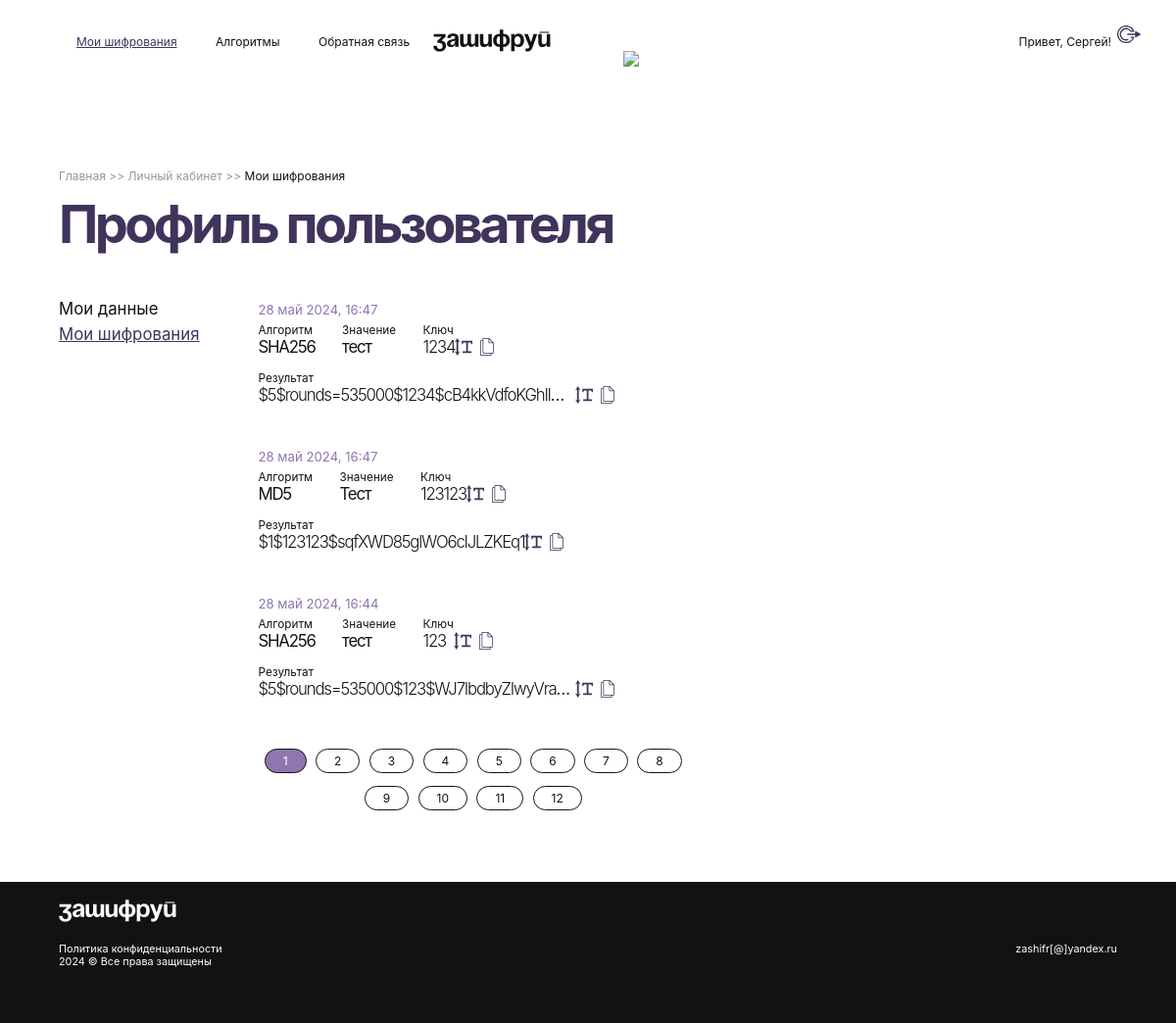
/account/encrypts (signed in), run on the app's committed database.
### main/models.py (models this page shows, shortened)
class ModelUser(AbstractUser):
    is_activated = models.BooleanField(default=True, db_index=True, verbose_name='Активирован')
    send_messages = models.BooleanField(default=True, verbose_name='Получать оповещения')
    privacy = models.BooleanField(blank=False, null=True, verbose_name='Политика конфиденциальности',
                                  error_messages='Чтобы пройти регистраницию, необходимо принять политику конфиденциальности.')
    class Meta(AbstractUser.Meta):
        verbose_name = 'Пользователь'
        verbose_name_plural = 'Пользователи'
        ordering = ['-last_login']

class Encrypts(models.Model):
    user = models.ForeignKey(ModelUser, on_delete=models.CASCADE, verbose_name='Автор', blank=True, null=True)
    algorithm = models.ForeignKey(Algorithms, on_delete=models.CASCADE, related_name='Алгоритм', verbose_name='Алгоритм')
    before = models.CharField(max_length=60, verbose_name='Значение')
    result = models.TextField(verbose_name='Результат')
    key = models.TextField(verbose_name='Ключ')
    created = models.DateTimeField(auto_now_add=True, db_index=True, verbose_name='Создан')
    class Meta:
        ordering = ('-created',)
        verbose_name = 'Шифрование'
        verbose_name_plural = 'Шифрования'

class Algorithms(models.Model):
    sort = models.CharField(max_length=2, blank=True, null=True, verbose_name='Сортировка')
    active = models.BooleanField(default=True, verbose_name='Активен')
    method = models.ForeignKey(Methods, on_delete=models.CASCADE, related_name='Метод', verbose_name='Метод')
    title = models.CharField(max_length=60, verbose_name='Название')
    description = models.TextField(verbose_name='Описание', blank=True, null=True)
    created = models.DateTimeField(auto_now_add=True, db_index=True, verbose_name='Создан')
    class Meta:
        ordering = ('sort', 'title',)
        verbose_name = 'Алгоритм'
        verbose_name_plural = 'Алгоритмы'

### main/views.py (the view)
# urls.py: path('account/encrypts', EncryptsView.as_view(), name='encrypts'),
class EncryptsView(ListView):
    template_name = 'users/encrypts.html'
    context_object_name = 'encrypts'
    paginate_by = 3
    def get_queryset(self, **kwargs):
        return Encrypts.objects.filter(user_id=self.request.user.pk)

### templates/users/encrypts.html (shortened to what this page needs)
{% extends 'layout/basic.html' %}
{% load static %}
{% block content %}
    {% block breadcrumbs %}
        <nav><a href="{% url 'main:index' %}">Главная</a> <span>>></span> <a href="{% url 'main:profile' %}">Личный кабинет</a> <span>>></span> Мои шифрования</nav>
    {% endblock %}
        <h1>Профиль пользователя</h1>
        <br /><br /><br /><br />
        <div class="dtable">
            <div class="drow">
                <div class="dcell dleft">
                    {% include 'includes/profile_menu.html' %}
                </div>
                <div class="dcell drght">
                {% if user.is_authenticated %}
                    {% for encrypt in encrypts %}
                    <aside>
                        <p>{{encrypt.created|date:'d b Y, H:i'}}</p>
                        <ul>
                            <li><span>Алгоритм</span>{{encrypt.algorithm.title}}</li>
                            <li><span>Значение</span>{{encrypt.before}}</li>
                            {% if encrypt.key %} <li class="encrypt-key"><span>Ключ</span><b class="result">{{encrypt.key}}</b> </li> {% endif %}
                            <li class="encrypt-result"><span>Результат</span><b class="result">{{encrypt.result}}</b> </li>
                        </ul>
                    </aside>
                    {% endfor %}
                    <br /><br />
                        <ul class="pages">
                            {% for p in paginator.page_range %}
                                <li><a href="?page={{ p }}">{{ p }}</a></li>
                            {% endfor %}
                        </ul>
                {% endif %}
                </div>
            </div>
        </div>
{% endblock %}

### templates/layout/basic.html (shortened to what this page needs)
<!DOCTYPE html>
{% load static %}
<html lang="ru">
<head>
    <link href="{% static 'style.css' %}" rel="stylesheet" type="text/css" />
</head>
<body>
<div class="content">
<header>
    <div>
    <ul>
        {% if user.is_authenticated %}
            <li><a href="{% url 'main:encrypts' %}">Мои шифрования</a></li>
        {% else %}
            <li><a href="{% url 'main:uncrypts' %}">Мои шифрования</a></li>
        {% endif %}
        <li><a href="{% url 'main:index' %}">Алгоритмы</a></li>
        <li><a href="{% url 'main:contacts' %}">Обратная связь</a></li>
    </ul>
    <a href="{% url 'main:index' %}"></a>
    <ul class="align-right">
        {% if user.is_authenticated %}
            <li class="logout">
                <a href="{% url 'main:profile' %}">Привет, {% firstof user.first_name user.username %}!</a>
                <form method="post" action="{% url 'main:logout' %}">
                    <button type="submit"></button>
                </form>
            </li>
        {% else %}
            <li><a href="{% url 'main:login' %}">Вход</a></li>
            <li><a href="{% url 'main:register' %}">Регистрация</a></li>
        {% endif %}
    </ul>
    </div>
</header>
<section>
    <article>
    {% block content %}{% endblock %}
    </article>
    <img class="bg" src="{% static 'bg.png' %}" />
</section>
</div>
<footer>
    <div class="dtable">
        <div class="drow">
            <div class="dcell dleft">
                <a href="{% url 'main:index' %}"></a>
                <p><a href="/pages/privacy" class="wht">Политика конфиденциальности</a><br />2024 © Все права защищены</p>
            </div>
            <div class="dcell drght">
                <br />zashifr[@]yandex.ru
            </div>
        </div>
    </div>
</footer>
</body>
</html>

### data on the page
ModelUser: first_name "Сергей"
Encrypts: created "28 май 2024, 16:47", algorithm "SHA256", before "тест", key "1234", result "$5$rounds=535000$1234$cB4kkVdfoKGhIIm…"
Encrypts: created "28 май 2024, 16:47", algorithm "MD5", before "Тест", key "123123", result "$1$123123$sqfXWD85glWO6cIJLZKEq1"
Encrypts: created "28 май 2024, 16:44", algorithm "SHA256", before "тест", key "123", result "$5$rounds=535000$123$WJ7IbdbyZIwyVra…"

### other printed values
{{ p }} "1" "2" "3" "4" "5" "6" "7" "8" "9" "10" "11" "12"
